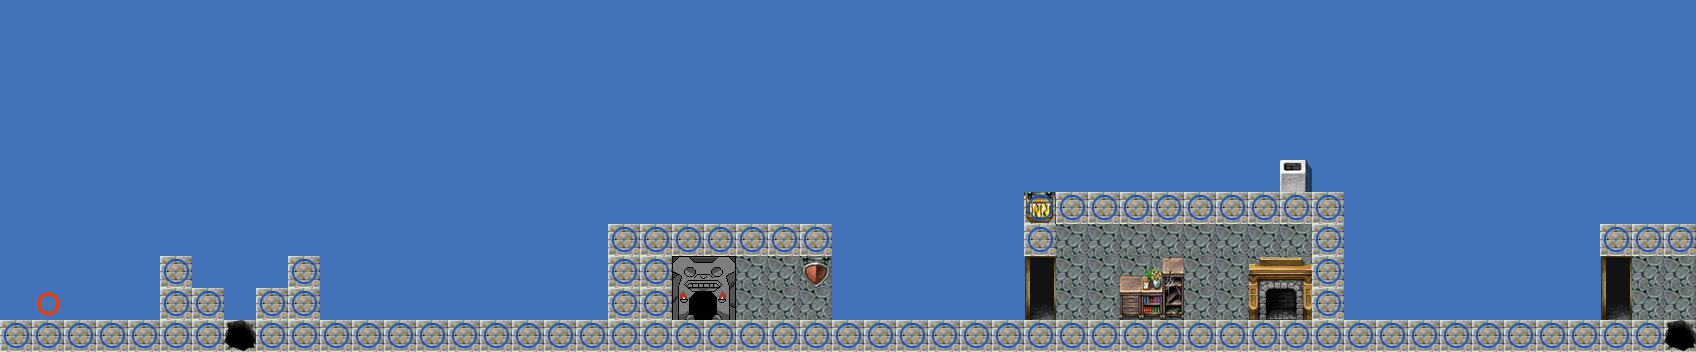

This game map was drawn from its Tiled (.tmx) file and the tilesets committed beside it. A one-line description and the trimmed map source follow:
An orthogonal 53x11 tile map with 32x32 px tiles, 4 tile layers (background, main, blocking, placement).

<map version="1.0" orientation="orthogonal" width="53" height="11" tilewidth="32" tileheight="32">
 <tileset firstgid="1" name="main" tilewidth="32" tileheight="32">
  <image source="main.png" trans="ffffff" width="320" height="320" />
  <tile id="8">
   <properties>
    <property name="Type" value="Player" />
   </properties>
  </tile>
 </tileset>
 <layer name="background" width="53" height="11">
  <data>[583 cells, 582 non-empty, 3 distinct tile ids]</data>
 </layer>
 <layer name="main" width="53" height="11">
  <data>[583 cells, 130 non-empty, 20 distinct tile ids]</data>
 </layer>
 <layer name="blocking" width="53" height="11">
  <data>[583 cells, 85 non-empty, 1 distinct tile ids]</data>
 </layer>
 <layer name="placement" width="53" height="11">
  <data>[583 cells, 1 non-empty, 1 distinct tile ids]</data>
 </layer>
</map>